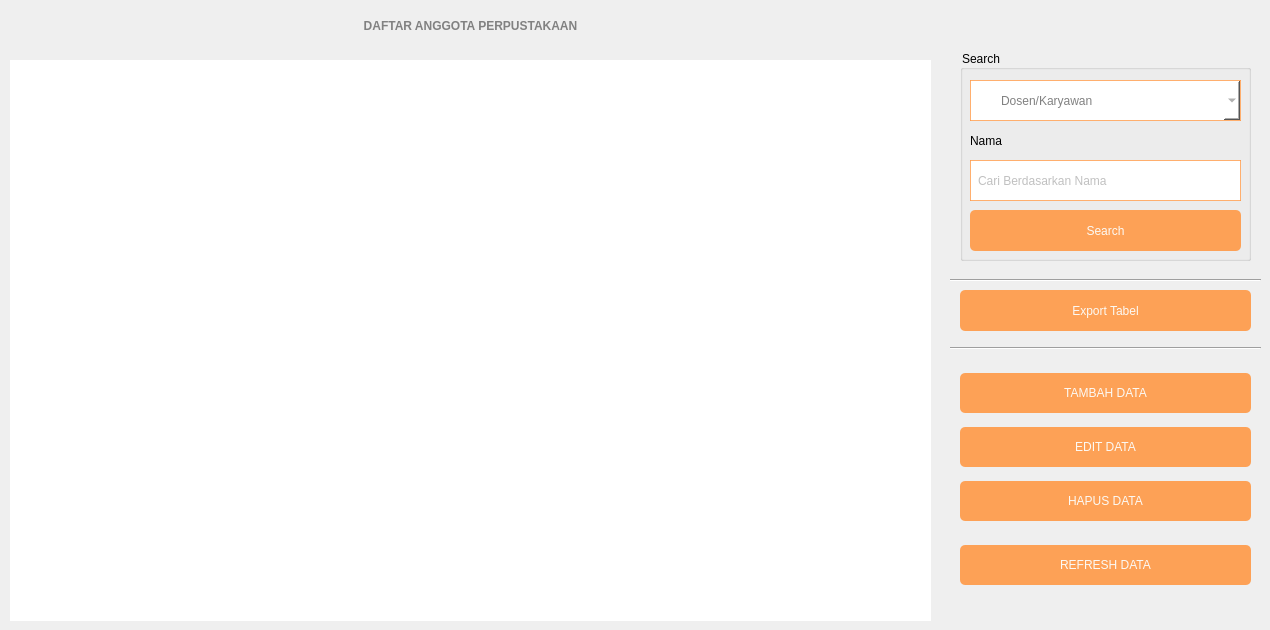
    <widget class="QWidget" name="daftarAnggota">
     <property name="styleSheet">
      <string notr="true">QWidget#daftarAnggota {
	background-color: #fcf9f4;
}</string>
     </property>
     <widget class="QLabel" name="label1">
      <property name="geometry">
       <rect>
        <x>10</x>
        <y>10</y>
        <width>921</width>
        <height>31</height>
       </rect>
      </property>
      <property name="styleSheet">
       <string notr="true">QLabel#label1{
	font: 20pt &quot;Comic Sans MS&quot;;
	font-weight: bold;
	color: #818181;
}</string>
      </property>
      <property name="text">
       <string>DAFTAR ANGGOTA PERPUSTAKAAN</string>
      </property>
      <property name="alignment">
       <set>Qt::AlignCenter</set>
      </property>
      <property name="margin">
       <number>0</number>
      </property>
      <property name="indent">
       <number>-1</number>
      </property>
     </widget>
     <widget class="QTableWidget" name="daftarAnggotaTabel">
      <property name="geometry">
       <rect>
        <x>10</x>
        <y>60</y>
        <width>921</width>
        <height>561</height>
       </rect>
      </property>
      <property name="font">
       <font>
        <family>Comic Sans MS</family>
        <pointsize>10</pointsize>
       </font>
      </property>
      <property name="toolTip">
       <string>Double Click untuk lihat detail</string>
      </property>
      <property name="styleSheet">
       <string notr="true">QTableWidget#daftarAnggotaTabel {
	border: none;
	color: rgb(129, 129, 129)
}</string>
      </property>
      <property name="editTriggers">
       <set>QAbstractItemView::SelectedClicked</set>
      </property>
      <property name="tabKeyNavigation">
       <bool>false</bool>
      </property>
      <property name="showDropIndicator" stdset="0">
       <bool>false</bool>
      </property>
      <property name="dragDropOverwriteMode">
       <bool>false</bool>
      </property>
      <property name="selectionMode">
       <enum>QAbstractItemView::SingleSelection</enum>
      </property>
      <property name="selectionBehavior">
       <enum>QAbstractItemView::SelectRows</enum>
      </property>
      <property name="sortingEnabled">
       <bool>true</bool>
      </property>
     </widget>
     <widget class="QWidget" name="layoutWidget">
      <property name="geometry">
       <rect>
        <x>960</x>
        <y>360</y>
        <width>291</width>
        <height>241</height>
       </rect>
      </property>
      <layout class="QVBoxLayout" name="verticalLayout">
       <property name="spacing">
        <number>1</number>
       </property>
       <property name="sizeConstraint">
        <enum>QLayout::SetDefaultConstraint</enum>
       </property>
       <item>
        <widget class="QPushButton" name="tambahDataAButton">
         <property name="cursor">
          <cursorShape>PointingHandCursor</cursorShape>
         </property>
         <property name="styleSheet">
          <string notr="true">QPushButton#tambahDataAButton {
	background-color: rgba(255, 153, 70,230);
	border: none;
	border-radius: 5px;
	height: 40px;
	font: 13pt &quot;Comic Sans MS&quot;;
	color: #fcf9f4
}
QPushButton#tambahDataAButton:hover {
	background-color: rgba(255, 153, 70,255);
	font: 15pt &quot;Comic Sans MS&quot;;
}</string>
         </property>
         <property name="text">
          <string>TAMBAH DATA</string>
         </property>
        </widget>
       </item>
       <item>
        <widget class="QPushButton" name="editDataAButton">
         <property name="cursor">
          <cursorShape>PointingHandCursor</cursorShape>
         </property>
         <property name="styleSheet">
          <string notr="true">QPushButton#editDataAButton {
	background-color: rgba(255, 153, 70,230);
	border: none;
	border-radius: 5px;
	height: 40px;
	font: 13pt &quot;Comic Sans MS&quot;;
	color: #fcf9f4
}
QPushButton#editDataAButton:hover {
	background-color: rgba(255, 153, 70,255);
	font: 15pt &quot;Comic Sans MS&quot;;
}</string>
         </property>
         <property name="text">
          <string>EDIT DATA</string>
         </property>
        </widget>
       </item>
       <item>
        <widget class="QPushButton" name="hapusDataAButton">
         <property name="cursor">
          <cursorShape>PointingHandCursor</cursorShape>
         </property>
         <property name="styleSheet">
          <string notr="true">QPushButton#hapusDataAButton {
	background-color: rgba(255, 153, 70,230);
	border: none;
	border-radius: 5px;
	height: 40px;
	font: 13pt &quot;Comic Sans MS&quot;;
	color: #fcf9f4;
}
QPushButton#hapusDataAButton:hover {
	background-color: rgba(255, 153, 70,255);
	font: 15pt &quot;Comic Sans MS&quot;;
}</string>
         </property>
         <property name="text">
          <string>HAPUS DATA</string>
         </property>
        </widget>
       </item>
       <item>
        <spacer name="verticalSpacer">
         <property name="orientation">
          <enum>Qt::Vertical</enum>
         </property>
         <property name="sizeType">
          <enum>QSizePolicy::Fixed</enum>
         </property>
         <property name="sizeHint" stdset="0">
          <size>
           <width>20</width>
           <height>10</height>
          </size>
         </property>
        </spacer>
       </item>
       <item>
        <widget class="QPushButton" name="refreshDataAButton">
         <property name="cursor">
          <cursorShape>PointingHandCursor</cursorShape>
         </property>
         <property name="styleSheet">
          <string notr="true">QPushButton#refreshDataAButton {
	background-color: rgba(255, 153, 70,230);
	border: none;
	border-radius: 5px;
	height: 40px;
	font: 13pt &quot;Comic Sans MS&quot;;
	color: #fcf9f4;
}
QPushButton#refreshDataAButton:hover {
	background-color: rgba(255, 153, 70,255);
	font: 15pt &quot;Comic Sans MS&quot;;
}</string>
         </property>
         <property name="text">
          <string>REFRESH DATA</string>
         </property>
        </widget>
       </item>
      </layout>
     </widget>
     <widget class="QGroupBox" name="groupBox">
      <property name="geometry">
       <rect>
        <x>960</x>
        <y>50</y>
        <width>291</width>
        <height>211</height>
       </rect>
      </property>
      <property name="styleSheet">
       <string notr="true">QGroupBox#groupBox {
	font: 14pt &quot;Comic Sans MS&quot;;
	font-weight: bold;
	color: #000000;
	font-weight: 400;
}</string>
      </property>
      <property name="title">
       <string>Search</string>
      </property>
      <widget class="QComboBox" name="searchBy">
       <property name="geometry">
        <rect>
         <x>10</x>
         <y>30</y>
         <width>271</width>
         <height>41</height>
        </rect>
       </property>
       <property name="styleSheet">
        <string notr="true">QComboBox#searchBy {
	padding-left: 30px;
	font: 14pt &quot;Comic Sans MS&quot;;
	color: #818181;
	border: 1px solid rgba(255, 153, 70,200);
	background-color: #ffffff;
}
QComboBox#searchBy:hover {
	border: 1px solid rgb(255, 153, 70);
}</string>
       </property>
       <item>
        <property name="text">
         <string>Dosen/Karyawan</string>
        </property>
       </item>
       <item>
        <property name="text">
         <string>Co Ass</string>
        </property>
       </item>
       <item>
        <property name="text">
         <string>Mahasiswa</string>
        </property>
       </item>
      </widget>
      <widget class="QLineEdit" name="searchByEdit">
       <property name="geometry">
        <rect>
         <x>10</x>
         <y>110</y>
         <width>271</width>
         <height>41</height>
        </rect>
       </property>
       <property name="styleSheet">
        <string notr="true">QLineEdit#searchByEdit {
	padding-left: 5px;
	font: 14pt &quot;Comic Sans MS&quot;;
	color: #818181;
	border: 1px solid rgba(255, 153, 70,200);
	background-color: #ffffff;
}
QLineEdit#searchByEdit:hover {
	border: 1px solid rgb(255, 153, 70);
}</string>
       </property>
       <property name="text">
        <string/>
       </property>
       <property name="maxLength">
        <number>30</number>
       </property>
       <property name="placeholderText">
        <string>Cari Berdasarkan Nama</string>
       </property>
      </widget>
      <widget class="QPushButton" name="searchButton">
       <property name="geometry">
        <rect>
         <x>10</x>
         <y>160</y>
         <width>271</width>
         <height>41</height>
        </rect>
       </property>
       <property name="cursor">
        <cursorShape>PointingHandCursor</cursorShape>
       </property>
       <property name="styleSheet">
        <string notr="true">QPushButton#searchButton {
	background-color: rgba(255, 153, 70,230);
	border: none;
	border-radius: 5px;
	height: 40px;
	font: 13pt &quot;Comic Sans MS&quot;;
	color: #fcf9f4
}
QPushButton#searchButton:hover {
	background-color: rgba(255, 153, 70,255);
	font: 15pt &quot;Comic Sans MS&quot;;
}</string>
       </property>
       <property name="text">
        <string>Search</string>
       </property>
      </widget>
      <widget class="QLabel" name="label12">
       <property name="geometry">
        <rect>
         <x>10</x>
         <y>80</y>
         <width>81</width>
         <height>21</height>
        </rect>
       </property>
       <property name="styleSheet">
        <string notr="true">QLabel#label12 {
	color: #000000;
	font: 14pt &quot;Comic Sans MS&quot;;
}</string>
       </property>
       <property name="text">
        <string>Nama</string>
       </property>
      </widget>
     </widget>
     <widget class="Line" name="line_3">
      <property name="geometry">
       <rect>
        <x>950</x>
        <y>270</y>
        <width>311</width>
        <height>20</height>
       </rect>
      </property>
      <property name="orientation">
       <enum>Qt::Horizontal</enum>
      </property>
     </widget>
     <widget class="QPushButton" name="exportTableAButton">
      <property name="geometry">
       <rect>
        <x>960</x>
        <y>290</y>
        <width>291</width>
        <height>41</height>
       </rect>
      </property>
      <property name="cursor">
       <cursorShape>PointingHandCursor</cursorShape>
      </property>
      <property name="styleSheet">
       <string notr="true">QPushButton#exportTableAButton {
	background-color: rgba(255, 153, 70,230);
	border: none;
	border-radius: 5px;
	height: 40px;
	font: 13pt &quot;Comic Sans MS&quot;;
	color: #fcf9f4
}
QPushButton#exportTableAButton:hover {
	background-color: rgba(255, 153, 70,255);
	font: 15pt &quot;Comic Sans MS&quot;;
}</string>
      </property>
      <property name="text">
       <string>Export Tabel</string>
      </property>
     </widget>
     <widget class="Line" name="line_4">
      <property name="geometry">
       <rect>
        <x>950</x>
        <y>340</y>
        <width>311</width>
        <height>16</height>
       </rect>
      </property>
      <property name="orientation">
       <enum>Qt::Horizontal</enum>
      </property>
     </widget>
    </widget>
